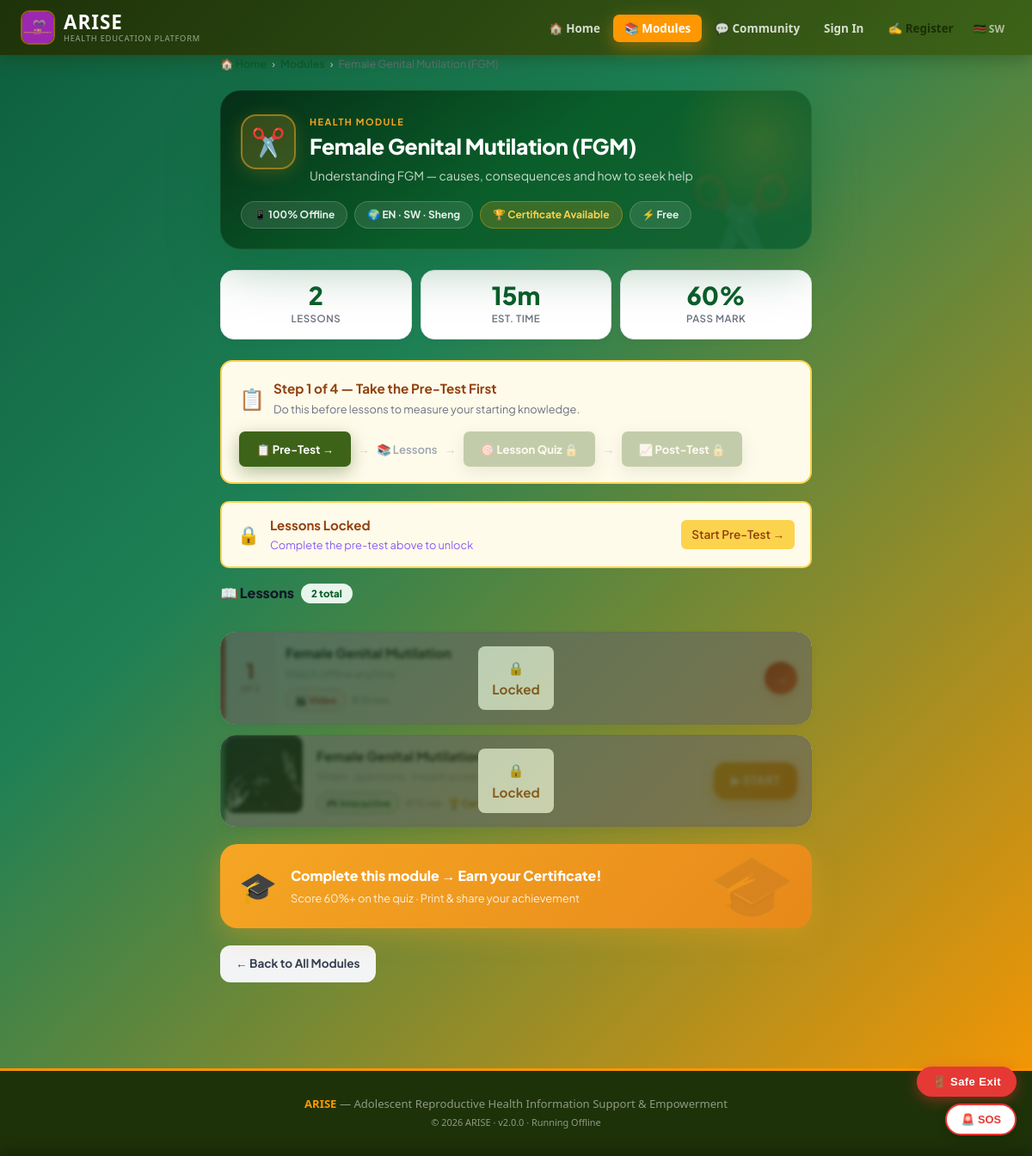
Page /?p=module&slug=fgm (signed in) on the committed database.
### tables this page shows
CREATE TABLE modules (
    id INTEGER PRIMARY KEY AUTOINCREMENT,
    title TEXT NOT NULL,
    slug TEXT UNIQUE NOT NULL,
    description TEXT,
    icon TEXT DEFAULT '📚',
    sort_order INTEGER DEFAULT 0,
    is_active INTEGER DEFAULT 1,
    created_by INTEGER,
    created_at DATETIME DEFAULT CURRENT_TIMESTAMP
, thumbnail TEXT, content_warning TEXT, school_id TEXT, require_pretest INTEGER DEFAULT 1, require_posttest INTEGER DEFAULT 1);

CREATE TABLE lessons (
    id INTEGER PRIMARY KEY AUTOINCREMENT,
    module_id INTEGER NOT NULL,
    title TEXT NOT NULL,
    slug TEXT UNIQUE NOT NULL,
    content TEXT,
    lesson_type TEXT DEFAULT 'text',
    file_path TEXT,
    file_name TEXT,
    file_size_kb REAL,
    sort_order INTEGER DEFAULT 0,
    is_active INTEGER DEFAULT 1,
    created_at DATETIME DEFAULT CURRENT_TIMESTAMP, video_path TEXT, pdf_path TEXT, pdf_name TEXT, thumbnail TEXT, is_published INTEGER DEFAULT 0,
    FOREIGN KEY (module_id) REFERENCES modules(id)
);

### includes/config.php (called while the page is built, shortened)
<?php
function db(): SQLite3 {
    static $db = null;
    if ($db === null) {
        $db = new SQLite3(DB_PATH);
        $db->enableExceptions(true);
        $db->exec('PRAGMA journal_mode=WAL');
        $db->exec('PRAGMA foreign_keys=ON');
    }
    return $db;
}
function getModule(string $slug): ?array {
    $stmt = db()->prepare('SELECT * FROM modules WHERE slug = :slug AND is_active = 1');
    $stmt->bindValue(':slug', $slug);
    $result = $stmt->execute();
    $row = $result->fetchArray(SQLITE3_ASSOC);
    return $row ?: null;
}
function getLessons(int $moduleId): array {
    $stmt = db()->prepare('SELECT * FROM lessons WHERE module_id = :id AND is_active = 1 ORDER BY sort_order');
    $stmt->bindValue(':id', $moduleId);
    $result = $stmt->execute();
    $lessons = [];
    while ($row = $result->fetchArray(SQLITE3_ASSOC)) {
        $lessons[] = $row;
    }
    return $lessons;
}
function e(string $str): string {
    return htmlspecialchars($str, ENT_QUOTES, 'UTF-8');
}

### public/pages/module_detail.php (the view, shortened to what this page needs)
<?php
$slug = $_GET['slug'] ?? '';
$module = getModule($slug);
$lessons = getLessons($module['id']);
$counts = ['interactive'=>0,'video'=>0,'pdf'=>0,'text'=>0];
foreach($lessons as $l) $counts[$l['lesson_type']] = ($counts[$l['lesson_type']]??0)+1;
$typeInfo = [
    'interactive' => [
        'icon'   => '🎮',
        'label'  => 'Interactive',
        'grad'   => 'linear-gradient(135deg,#0a5e2a,#1a8a40)',
        'glow'   => 'rgba(10,94,42,0.25)',
        'light'  => '#e8f5ec',
        'border' => '#a8d5b5',
        'text'   => '#0a5e2a',
        'accent' => '#f5a623',
        'time'   => '15 min',
        'cert'   => true,
    ],
    'video' => [
        'icon'   => '🎬',
        'label'  => 'Video',
        'grad'   => 'linear-gradient(135deg,#b91c1c,#ef4444)',
        'glow'   => 'rgba(185,28,28,0.2)',
        'light'  => '#fef2f2',
        'border' => '#fca5a5',
        'text'   => '#b91c1c',
        'accent' => '#fbbf24',
        'time'   => '10 min',
        'cert'   => false,
    ],
    'pdf' => [
        'icon'   => '📄',
        'label'  => 'Reading',
        'grad'   => 'linear-gradient(135deg,#1d4ed8,#3b82f6)',
        'glow'   => 'rgba(29,78,216,0.2)',
        'light'  => '#eff6ff',
        'border' => '#93c5fd',
        'text'   => '#1d4ed8',
        'accent' => '#fbbf24',
        'time'   => '5 min',
        'cert'   => false,
    ],
    'text' => [
        'icon'   => '📝',
        'label'  => 'Notes',
        'grad'   => 'linear-gradient(135deg,#0369a1,#0ea5e9)',
        'glow'   => 'rgba(3,105,161,0.2)',
        'light'  => '#f0f9ff',
        'border' => '#7dd3fc',
        'text'   => '#0369a1',
        'accent' => '#fbbf24',
        'time'   => '5 min',
        'cert'   => false,
    ],
];
$totalLessons = count($lessons);
$interactiveCount = $counts['interactive'];
?>
<div class="arise-module-page">
    <div class="arise-breadcrumb">
        <a href="/arise/">🏠 Home</a>
        <span class="sep">›</span>
        <a href="/arise/?p=modules">Modules</a>
        <span class="sep">›</span>
        <span><?= e($module['title']) ?></span>
    </div>
    <div class="mod-hero-new">
        <div class="hero-top">
            <div class="hero-icon"><?= $module['icon'] ?></div>
            <div style="flex:1;min-width:0;">
                <div class="hero-label">Health Module</div>
                <div class="hero-title"><?= e($module['title']) ?></div>
                <?php if($module['description']): ?>
                    <div class="hero-desc"><?= e($module['description']) ?></div>
                <?php endif; ?>
            </div>
        </div>
        <div class="hero-pills">
            <span class="hero-pill">📱 100% Offline</span>
            <span class="hero-pill">🌍 EN · SW · Sheng</span>
            <?php if($interactiveCount > 0): ?>
                <span class="hero-pill gold">🏆 Certificate Available</span>
            <?php endif; ?>
            <span class="hero-pill">⚡ Free</span>
        </div>
    </div>
    <div class="stats-row">
        <div class="stat-card">
            <div class="stat-num"><?= $totalLessons ?></div>
            <div class="stat-label">Lessons</div>
        </div>
        <div class="stat-card">
            <div class="stat-num"><?= $interactiveCount > 0 ? ($interactiveCount * 15) : ($totalLessons * 10) ?>m</div>
            <div class="stat-label">Est. Time</div>
        </div>
        <div class="stat-card">
            <div class="stat-num">60%</div>
            <div class="stat-label">Pass Mark</div>
        </div>
    </div>
    <?php
    $_pretestDone = false; $_lessonQuizDone = false; $_postestDone = false; $_lessonPassed = false;
    $hasQuestions = (bool)db()->querySingle("SELECT id FROM quiz_questions WHERE module_id=".intval($module['id'])." AND is_published=1 LIMIT 1");
    ?>
    <?php if ($hasQuestions): ?>
    <?php
        if ($_postestDone)          { $_bgCol='#f0fdf4'; $_bdCol='#86efac'; $_stepColor='#166534'; $_stepIcon='&#10003;'; $_stepLabel='All Complete &#10003;'; $_stepDesc='You have completed all assessments for this module.'; }
        elseif ($_lessonQuizDone)   { $_bgCol='#eff6ff'; $_bdCol='#93c5fd'; $_stepColor='#1d4ed8'; $_stepIcon='&#128200;'; $_stepLabel='Step 4 of 4 &mdash; Take the Post-Test'; $_stepDesc='Great work! Now complete the post-test to earn your certificate.'; }
        elseif ($_pretestDone)      { $_bgCol='#faf5ff'; $_bdCol='#d8b4fe'; $_stepColor='#6b21a8'; $_stepIcon='&#127918;'; $_stepLabel='Step 2 &amp; 3 of 4 &mdash; Study Lessons, Then Take Lesson Quiz'; $_stepDesc='Go through the lessons below, then take the 10-question lesson quiz.'; }
        else                        { $_bgCol='#fffbeb'; $_bdCol='#fcd34d'; $_stepColor='#92400e'; $_stepIcon='&#128203;'; $_stepLabel='Step 1 of 4 &mdash; Take the Pre-Test First'; $_stepDesc='Do this before lessons to measure your starting knowledge.'; }
    ?>
    <div style="background:<?= $_bgCol ?>;border:2px solid <?= $_bdCol ?>;border-radius:14px;padding:18px 20px;margin-bottom:20px;">
      <div style="display:flex;align-items:center;gap:10px;margin-bottom:14px;">
        <span style="font-size:1.5rem;"><?= $_stepIcon ?></span>
        <div>
          <div style="font-weight:700;font-size:.95rem;color:<?= $_stepColor ?>;"><?= $_stepLabel ?></div>
          <div style="font-size:.8rem;color:#6b7280;margin-top:2px;"><?= $_stepDesc ?></div>
        </div>
      </div>
      <div style="display:flex;gap:8px;flex-wrap:wrap;align-items:center;">
        <a href="/arise/?p=pre_test&module=<?= e($module['slug']) ?>&type=pre"
           class="btn <?= $_pretestDone ? 'btn-secondary' : 'btn-primary' ?>"
           style="<?= $_pretestDone ? 'opacity:.7;' : '' ?>font-size:.82rem">
          &#128203; Pre-Test<?= $_pretestDone ? ' &#10003;' : ' &rarr;' ?>
        </a>
        <span style="color:#d1d5db;font-size:.9rem">&#8594;</span>
        <span style="font-size:.82rem;color:<?= ($_pretestDone && !$_lessonQuizDone) ? '#6b21a8' : '#9ca3af' ?>;font-weight:600">&#128218; Lessons</span>
        <span style="color:#d1d5db;font-size:.9rem">&#8594;</span>
        <a href="/arise/?p=pre_test&module=<?= e($module['slug']) ?>&type=lesson"
           class="btn <?= $_lessonQuizDone ? 'btn-secondary' : 'btn-primary' ?>"
           style="<?= !$_pretestDone ? 'opacity:.3;pointer-events:none;cursor:not-allowed;' : ($_lessonQuizDone ? 'opacity:.7;' : '') ?>font-size:.82rem"
           title="<?= !$_pretestDone ? 'Complete the Pre-Test first' : 'In-lesson quiz — 10 questions' ?>">
          &#127919; Lesson Quiz<?= $_lessonQuizDone ? ' &#10003;' : (!$_pretestDone ? ' &#128274;' : ' &rarr;') ?>
        </a>
        <span style="color:#d1d5db;font-size:.9rem">&#8594;</span>
        <a href="/arise/?p=pre_test&module=<?= e($module['slug']) ?>&type=post"
           class="btn <?= $_postestDone ? 'btn-secondary' : 'btn-primary' ?>"
           style="<?= (!$_lessonQuizDone) ? 'opacity:.3;pointer-events:none;cursor:not-allowed;' : ($_postestDone ? 'opacity:.7;' : '') ?>font-size:.82rem"
           title="<?= !$_lessonQuizDone ? 'Complete the Lesson Quiz first' : 'Measure how much you learned' ?>">
          &#128200; Post-Test<?= $_postestDone ? ' &#10003;' : (!$_lessonQuizDone ? ' &#128274;' : ' &rarr;') ?>
        </a>
      </div>
    </div>
    <?php endif; ?>
    <?php if ($totalLessons > 0): ?>
    <?php if ($hasQuestions && !$_pretestDone && ($module['require_pretest'] ?? 1)): ?>
    <div style="background:#fffbeb;border:2px solid #fcd34d;border-radius:10px;padding:14px 18px;margin-bottom:16px;display:flex;gap:12px;align-items:center;justify-content:space-between;">
      <div style="display:flex;gap:12px;align-items:center;">
        <span style="font-size:1.3rem;">🔒</span>
        <div>
          <strong style="color:#92400e;">Lessons Locked</strong>
          <div style="color:#8b5cf6;font-size:.8rem;">Complete the pre-test above to unlock</div>
        </div>
      </div>
      <a href="/arise/?p=pre_test&module=<?= e($module['slug']) ?>&type=pre" style="background:#fcd34d;color:#92400e;padding:6px 12px;border-radius:6px;text-decoration:none;font-weight:600;font-size:.85rem;white-space:nowrap;">Start Pre-Test →</a>
    </div>
    <?php endif; ?>
    <div class="section-header">
        <div class="section-title">
            &#128214; Lessons
            <span class="count-badge"><?= $totalLessons ?> total</span>
        </div>
    </div>
    <div class="lesson-list">
    <?php foreach ($lessons as $i => $lesson):
        $type = $lesson['lesson_type'];
        $info = $typeInfo[$type] ?? $typeInfo['text'];
        $thumb = !empty($lesson['thumbnail']) ? '/arise/uploads/' . $lesson['thumbnail'] : null;
        $desc = $lesson['content']
            ? e(substr(strip_tags($lesson['content']),0,80)).(strlen(strip_tags($lesson['content']))>80?'…':'')
            : ($type === 'interactive' ? 'Slides · questions · instant score' : ($type === 'video' ? 'Watch offline anytime' : 'Read at your own pace'));
        $lessonLocked = $hasQuestions && !$_pretestDone && ($module['require_pretest'] ?? 1);
        $lessonHref = $lessonLocked
            ? "/arise/?p=pre_test&module=".e($module['slug'])."&type=pre"
            : "/arise/?p=lesson&slug=".e($lesson['slug']);
    ?>
    <a href="<?= $lessonHref ?>" class="lc" style="<?= $lessonLocked ? 'opacity:0.6;' : '' ?>" title="<?= $lessonLocked ? '🔒 Take the pre-test first to unlock' : '' ?>">
        <div class="lc-inner">
            <div class="lc-stripe" style="background:<?= $info['grad'] ?>;"></div>
            <?php if ($thumb): ?>
            <div class="lc-thumb">
                <img src="<?= e($thumb) ?>" alt="<?= e($lesson['title']) ?>" loading="lazy">
            </div>
            <?php else: ?>
            <div class="lc-num" style="background:<?= $info['light'] ?>;">
                <div class="lc-num-val" style="color:<?= $info['text'] ?>"><?= $i+1 ?></div>
                <div class="lc-num-of" style="color:<?= $info['text'] ?>">of <?= $totalLessons ?></div>
            </div>
            <?php endif; ?>
            <div class="lc-body">
                <div class="lc-content">
                    <div class="lc-title"><?= e($lesson['title']) ?></div>
                    <div class="lc-desc"><?= $desc ?></div>
                    <div class="lc-tags">
                        <span class="lc-tag" style="background:<?= $info['light'] ?>;color:<?= $info['text'] ?>;border:1px solid <?= $info['border'] ?>;">
                            <?= $info['icon'] ?> <?= $info['label'] ?>
                        </span>
                        <span class="lc-time">⏱ <?= $info['time'] ?></span>
                        <?php if($type === 'interactive'): ?>
                            <span class="lc-cert">🏆 Certificate</span>
                        <?php endif; ?>
                    </div>
                </div>
                <?php if($type === 'interactive'): ?>
                <div style="flex-shrink:0;background:linear-gradient(135deg,#f5a623,#e8891a);color:#fff;padding:10px 20px;border-radius:14px;font-size:.85rem;font-weight:900;white-space:nowrap;box-shadow:0 6px 18px rgba(245,166,35,.5);letter-spacing:.3px;">▶ START</div>
                <?php else: ?>
                <div class="lc-arrow" style="background:<?= $info['grad'] ?>;box-shadow:0 4px 14px <?= $info['glow'] ?>;">→</div>
                <?php endif; ?>
            </div>
            <?php if ($lessonLocked): ?>
            <div style="position:absolute;inset:0;background:rgba(0,0,0,0.6);border-radius:12px;display:flex;align-items:center;justify-content:center;backdrop-filter:blur(2px);">
              <div style="background:#fff;color:#92400e;padding:12px 16px;border-radius:8px;font-weight:700;font-size:.95rem;text-align:center;">
                🔒<br>Locked
              </div>
            </div>
            <?php endif; ?>
        </div>
    </a>
    <?php endforeach; ?>
    </div>
    <?php if ($interactiveCount > 0): ?>
    <div class="cert-cta-new">
        <span style="font-size:2.2rem;flex-shrink:0;">🎓</span>
        <div class="cert-cta-text">
            <div class="t1">Complete this module → Earn your Certificate!</div>
            <div class="t2">Score 60%+ on the quiz · Print &amp; share your achievement</div>
        </div>
    </div>
    <?php endif; ?>
    <?php endif; ?>
    <a href="/arise/?p=modules" class="back-btn" style="margin-top:20px;display:inline-flex;">&#8592; Back to All Modules</a>
</div>

### rows in the picture
modules: title "Female Genital Mutilation (FGM)", icon "✂️", description "Understanding FGM — causes, consequences and how to seek help"
lessons: title "Female Genital Mutilation", lesson_type "🎬", lesson_type "Video"
lessons: thumbnail (picture), title "Female Genital Mutilation (FGM)", lesson_type "🎮", lesson_type "Interactive", shows "▶ START"

### other values in the picture
t('home') "Home"
t('modules') "Modules"
t('sign_in') "Sign In"
t('register') "Register"
$totalLessons "2"
$interactiveCount * 15 "15"
$_stepIcon "📋"
$_stepLabel "Step 1 of 4 — Take the Pre-Test First"
$_stepDesc "Do this before lessons to measure your starting knowledge."
ARISE_VERSION "2.0.0"
